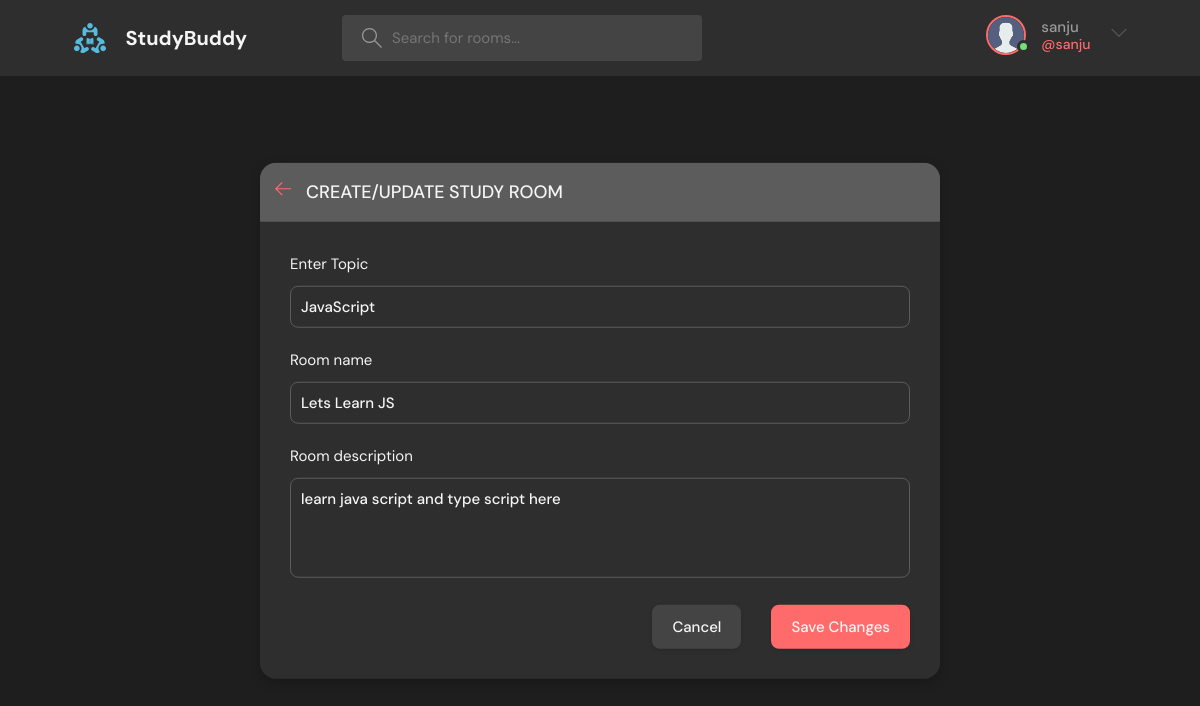
Screenshot of /update-room/1/ (signed in) with the database file from the repository.
### base/models.py (models this page shows, shortened)
class Room(models.Model):
    host = models.ForeignKey(User,on_delete = models.SET_NULL, null = True)
    topic = models.ForeignKey(Topic,on_delete = models.SET_NULL , null = True)
    name = models.CharField(max_length=200)
    description = models.TextField(null = True, blank = True)
    participants = models.ManyToManyField(User, related_name = 'participants',blank =True)
    updated = models.DateTimeField(auto_now = True)
    created = models.DateTimeField(auto_now_add = True)
    class Meta:
        ordering = ['-updated','-created']

class Topic(models.Model):
    name = models.CharField(max_length=50)

### base/views.py (the view, shortened to what this page needs)
# urls.py: path('update-room/<str:pk>/', views.updateRoom,name="update-room"),
@login_required(login_url='login')
def updateRoom(request, pk):
    page = 'update'
    room = Room.objects.get(id = pk)
    form = RoomForm(instance = room)
    topics = Topic.objects.all()
    if request.user != room.host:
        return HttpResponse('User is not Host')
    context = {'form' : form,'topics': topics,'room':room,'page':page}
    return render(request, 'base/room_form.html', context)

### base/forms.py
class RoomForm(ModelForm):
    class Meta:
        model = Room
        fields = '__all__'
        exclude = ['host', 'participants']

### base/templates/base/room_form.html (shortened to what this page needs)
{%extends 'main.html'%}
{%load static%}
{%block content%}
<main class="create-room layout">
  <div class="container">
    <div class="layout__box">
      <div class="layout__boxHeader">
        <div class="layout__boxTitle">
          <a href="{%url 'home'%}">
            <svg version="1.1" xmlns="http://www.w3.org/2000/svg" width="32" height="32" viewBox="0 0 32 32">
              <title>arrow-left</title>
              <path
                d="M13.723 2.286l-13.723 13.714 13.719 13.714 1.616-1.611-10.96-10.96h27.625v-2.286h-27.625l10.965-10.965-1.616-1.607z">
              </path>
            </svg>
          </a>
          <h3>Create/Update Study Room</h3>
        </div>
      </div>
      <div class="layout__body">
        <form class="form" action="" method="post">
          <div class="form__group">
            <label for="room_topic">Enter Topic</label>
            <input name="topic" value={{room.topic.name}} type="text" required list="topic-list" />
          </div>
          <div class="form__group">
            <label for="room_name">Room name</label>
            {{form.name}}
          </div>
          <div class="form__group">
            <label for="room_description">Room description</label>
            {{form.description}}
          </div>
          <div class="form__action">
            <a class="btn btn--dark" href="index.html">Cancel</a>
            {%if page == 'create' %}
            <button class="btn btn--main" type="submit">Create Room</button>
            {%else %}
            <button class="btn btn--main" type="submit">Save Changes</button>
            {%endif%}
          </div>
        </form>
      </div>
    </div>
  </div>
</main>
{%endblock content%}

### templates/navbar.html (shortened to what this page needs)
{%load static%}
<header class="header header--loggedIn">
    <div class="container">
        <a href="{% url 'home' %}" class="header__logo">
            <img src="{%static 'images/logo.svg'%}" />
            <h1>StudyBuddy</h1>
        </a>
        <form class="header__search" method="GET" action="{%url 'home'%}">
            <label>
                <input name="q" placeholder="Search for rooms..." />
            </label>
        </form>
        <nav class="header__menu">
            {% if request.user.is_authenticated %}
            <div class="header__user">
                <a href="{%url 'user-profile' user.id%}">
                    <div class="avatar avatar--medium active">
                        <img src="{%static 'images/avatar.svg'%}" />
                    </div>
                    <p>{{request.user.username}} <span>@{{request.user.username}}</span></p>
                </a>
                <button class="dropdown-button">
                    <svg version="1.1" xmlns="http://www.w3.org/2000/svg" width="32" height="32" viewBox="0 0 32 32">
                        <title>chevron-down</title>
                        <path d="M16 21l-13-13h-3l16 16 16-16h-3l-13 13z"></path>
                    </svg>
                </button>
            </div>
            {% else %}
            <a href="{%url 'login'%}">
                <img src="{%static 'images/avatar.svg'%}" />
                <p>Login</p>
            </a>
            {% endif %}
        </nav>
    </div>
</header>

### rows the page displays
Room: topic "JavaScript", name "Lets Learn JS", description "learn java script and type script here"

### other values shown
{{ request.user.username }} "sanju"
